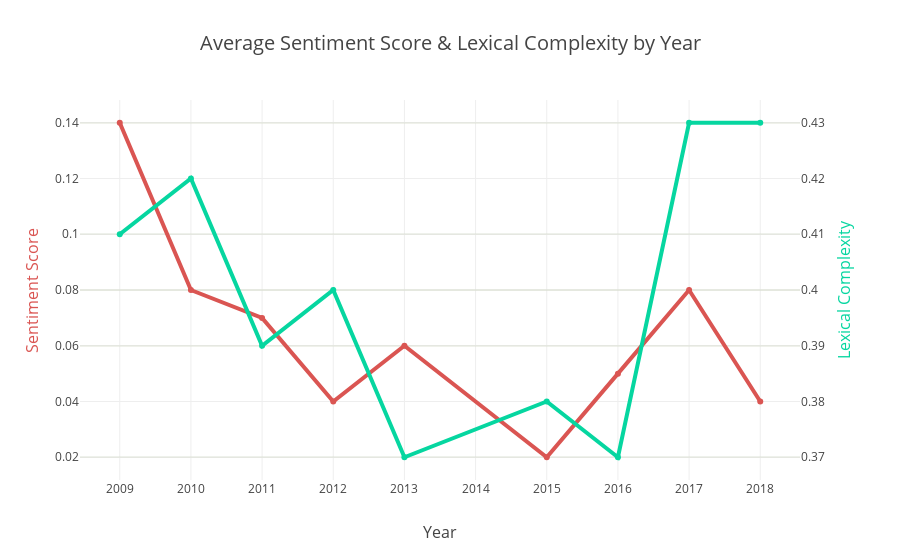

Write notebook code for a chart like this one.
### Markdown cell above
### Plot Sentiment Scores and Lexical Complexity by Year

### Code cell
trace0 = go.Scatter(
    x = df_avg['year'],
    y = df_avg['sentiment'],
    name = 'Sentiment',
    line = dict(
        color = ('#DA5552'),
        width = 4)
)
trace1 = go.Scatter(
    x = df_avg['year'],
    y = df_avg['lexical_complexity'],
    name = 'Lexical Complexity',
    yaxis='y2',
    line = dict(
        color = ('#06D6A0'),
        width = 4)
)
data = [trace0,trace1]
layout = go.Layout(
        title = 'Average Sentiment Score & Lexical Complexity by Year',
        titlefont = dict(size=20),
        xaxis = dict(
            title = 'Year',
            titlefont = dict(size=16),
            dtick = 1),    
        yaxis = dict(
            title = 'Sentiment Score',
            titlefont = dict(size=16,color='#DA5552'),
            autorange = True,
            showgrid = True,
            zeroline = True,
            gridcolor = '#BBC7A4',
            gridwidth = 1,
            zerolinecolor = '#BBC7A4',
            zerolinewidth = 3),
        yaxis2=dict(
        title='Lexical Complexity',
        titlefont=dict(size=16,
            color='#06D6A0'
        ),
        overlaying='y',
        side='right'
    ),
        margin = dict(
            l = 80,
            r = 100,
            b = 80,
            t = 100),
        showlegend=False)

fig = go.Figure(data=data, layout=layout)
iplot(fig, filename='scatter-plot-with-colorscale')

### Figure 1 — Plotly figure (JSON) as saved in the notebook; plotly's stock layout.template omitted (floating-point values rounded to 4 significant figures)
{"data": [{"line": {"color": "#DA5552", "width": 4}, "name": "Sentiment", "type": "scatter", "x": [2009, 2010, 2011, 2012, 2013, 2015, 2016, 2017, 2018], "y": [0.14, 0.08, 0.07, 0.04, 0.06, 0.02, 0.05, 0.08, 0.04]}, {"line": {"color": "#06D6A0", "width": 4}, "name": "Lexical Complexity", "type": "scatter", "x": [2009, 2010, 2011, 2012, 2013, 2015, 2016, 2017, 2018], "y": [0.41, 0.42, 0.39, 0.4, 0.37, 0.38, 0.37, 0.43, 0.43], "yaxis": "y2"}], "layout": {"margin": {"b": 80, "l": 80, "r": 100, "t": 100}, "showlegend": false, "title": "Average Sentiment Score & Lexical Complexity by Year", "titlefont": {"size": 20}, "xaxis": {"dtick": 1, "title": "Year", "titlefont": {"size": 16}}, "yaxis": {"autorange": true, "gridcolor": "#BBC7A4", "gridwidth": 1, "showgrid": true, "title": "Sentiment Score", "titlefont": {"color": "#DA5552", "size": 16}, "zeroline": true, "zerolinecolor": "#BBC7A4", "zerolinewidth": 3}, "yaxis2": {"overlaying": "y", "side": "right", "title": "Lexical Complexity", "titlefont": {"color": "#06D6A0", "size": 16}}}}
